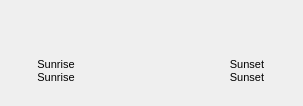
<?xml version="1.0" encoding="UTF-8"?>
<ui version="4.0">
 <class>ClockWidget</class>
 <widget class="QWidget" name="ClockWidget">
  <property name="geometry">
   <rect>
    <x>0</x>
    <y>0</y>
    <width>303</width>
    <height>106</height>
   </rect>
  </property>
  <property name="windowTitle">
   <string>Form</string>
  </property>
  <layout class="QVBoxLayout" name="verticalLayout">
   <property name="spacing">
    <number>0</number>
   </property>
   <property name="leftMargin">
    <number>0</number>
   </property>
   <property name="topMargin">
    <number>0</number>
   </property>
   <property name="rightMargin">
    <number>0</number>
   </property>
   <property name="bottomMargin">
    <number>0</number>
   </property>
   <item>
    <widget class="QGraphicsView" name="clockGraphicsView">
     <property name="sizePolicy">
      <sizepolicy hsizetype="Expanding" vsizetype="Minimum">
       <horstretch>0</horstretch>
       <verstretch>0</verstretch>
      </sizepolicy>
     </property>
     <property name="maximumSize">
      <size>
       <width>16777215</width>
       <height>40</height>
      </size>
     </property>
     <property name="focusPolicy">
      <enum>Qt::NoFocus</enum>
     </property>
     <property name="styleSheet">
      <string notr="true">background-color: transparent;</string>
     </property>
     <property name="frameShape">
      <enum>QFrame::NoFrame</enum>
     </property>
     <property name="frameShadow">
      <enum>QFrame::Plain</enum>
     </property>
     <property name="lineWidth">
      <number>0</number>
     </property>
     <property name="verticalScrollBarPolicy">
      <enum>Qt::ScrollBarAlwaysOff</enum>
     </property>
     <property name="horizontalScrollBarPolicy">
      <enum>Qt::ScrollBarAlwaysOff</enum>
     </property>
     <property name="interactive">
      <bool>false</bool>
     </property>
    </widget>
   </item>
   <item alignment="Qt::AlignHCenter">
    <widget class="SunTimelineWidget" name="sunTimelineWidget">
     <property name="minimumSize">
      <size>
       <width>0</width>
       <height>18</height>
      </size>
     </property>
     <property name="maximumSize">
      <size>
       <width>200</width>
       <height>20</height>
      </size>
     </property>
     <property name="focusPolicy">
      <enum>Qt::NoFocus</enum>
     </property>
    </widget>
   </item>
   <item>
    <layout class="QHBoxLayout" name="horizontalLayout_2">
     <item>
      <spacer name="horizontalSpacer_6">
       <property name="orientation">
        <enum>Qt::Horizontal</enum>
       </property>
       <property name="sizeHint" stdset="0">
        <size>
         <width>40</width>
         <height>0</height>
        </size>
       </property>
      </spacer>
     </item>
     <item>
      <widget class="QLabel" name="sunRiseLabel">
       <property name="sizePolicy">
        <sizepolicy hsizetype="Maximum" vsizetype="Preferred">
         <horstretch>0</horstretch>
         <verstretch>0</verstretch>
        </sizepolicy>
       </property>
       <property name="minimumSize">
        <size>
         <width>50</width>
         <height>0</height>
        </size>
       </property>
       <property name="font">
        <font>
         <pointsize>8</pointsize>
        </font>
       </property>
       <property name="text">
        <string>Sunrise</string>
       </property>
       <property name="alignment">
        <set>Qt::AlignCenter</set>
       </property>
      </widget>
     </item>
     <item>
      <spacer name="horizontalSpacer_2">
       <property name="orientation">
        <enum>Qt::Horizontal</enum>
       </property>
       <property name="sizeType">
        <enum>QSizePolicy::Maximum</enum>
       </property>
       <property name="sizeHint" stdset="0">
        <size>
         <width>150</width>
         <height>0</height>
        </size>
       </property>
      </spacer>
     </item>
     <item>
      <widget class="QLabel" name="sunSetLabel">
       <property name="sizePolicy">
        <sizepolicy hsizetype="Maximum" vsizetype="Preferred">
         <horstretch>0</horstretch>
         <verstretch>0</verstretch>
        </sizepolicy>
       </property>
       <property name="minimumSize">
        <size>
         <width>50</width>
         <height>0</height>
        </size>
       </property>
       <property name="font">
        <font>
         <pointsize>8</pointsize>
        </font>
       </property>
       <property name="text">
        <string>Sunset</string>
       </property>
       <property name="alignment">
        <set>Qt::AlignCenter</set>
       </property>
      </widget>
     </item>
     <item>
      <spacer name="horizontalSpacer_5">
       <property name="orientation">
        <enum>Qt::Horizontal</enum>
       </property>
       <property name="sizeHint" stdset="0">
        <size>
         <width>40</width>
         <height>0</height>
        </size>
       </property>
      </spacer>
     </item>
    </layout>
   </item>
   <item>
    <layout class="QHBoxLayout" name="horizontalLayout">
     <item>
      <spacer name="horizontalSpacer_3">
       <property name="orientation">
        <enum>Qt::Horizontal</enum>
       </property>
       <property name="sizeHint" stdset="0">
        <size>
         <width>40</width>
         <height>0</height>
        </size>
       </property>
      </spacer>
     </item>
     <item>
      <widget class="QLabel" name="label">
       <property name="enabled">
        <bool>true</bool>
       </property>
       <property name="sizePolicy">
        <sizepolicy hsizetype="Maximum" vsizetype="Preferred">
         <horstretch>0</horstretch>
         <verstretch>0</verstretch>
        </sizepolicy>
       </property>
       <property name="minimumSize">
        <size>
         <width>50</width>
         <height>0</height>
        </size>
       </property>
       <property name="font">
        <font>
         <pointsize>8</pointsize>
        </font>
       </property>
       <property name="text">
        <string>Sunrise</string>
       </property>
       <property name="alignment">
        <set>Qt::AlignCenter</set>
       </property>
      </widget>
     </item>
     <item>
      <spacer name="horizontalSpacer">
       <property name="orientation">
        <enum>Qt::Horizontal</enum>
       </property>
       <property name="sizeType">
        <enum>QSizePolicy::Maximum</enum>
       </property>
       <property name="sizeHint" stdset="0">
        <size>
         <width>150</width>
         <height>0</height>
        </size>
       </property>
      </spacer>
     </item>
     <item>
      <widget class="QLabel" name="label_2">
       <property name="sizePolicy">
        <sizepolicy hsizetype="Maximum" vsizetype="Preferred">
         <horstretch>0</horstretch>
         <verstretch>0</verstretch>
        </sizepolicy>
       </property>
       <property name="minimumSize">
        <size>
         <width>50</width>
         <height>0</height>
        </size>
       </property>
       <property name="font">
        <font>
         <pointsize>8</pointsize>
        </font>
       </property>
       <property name="text">
        <string>Sunset</string>
       </property>
       <property name="alignment">
        <set>Qt::AlignCenter</set>
       </property>
      </widget>
     </item>
     <item>
      <spacer name="horizontalSpacer_4">
       <property name="orientation">
        <enum>Qt::Horizontal</enum>
       </property>
       <property name="sizeHint" stdset="0">
        <size>
         <width>40</width>
         <height>0</height>
        </size>
       </property>
      </spacer>
     </item>
    </layout>
   </item>
   <item>
    <spacer name="verticalSpacer">
     <property name="orientation">
      <enum>Qt::Vertical</enum>
     </property>
     <property name="sizeHint" stdset="0">
      <size>
       <width>20</width>
       <height>40</height>
      </size>
     </property>
    </spacer>
   </item>
  </layout>
 </widget>
 <customwidgets>
  <customwidget>
   <class>SunTimelineWidget</class>
   <extends>QWidget</extends>
   <header>ui/ClockWidget.h</header>
  </customwidget>
 </customwidgets>
 <resources/>
 <connections/>
</ui>
